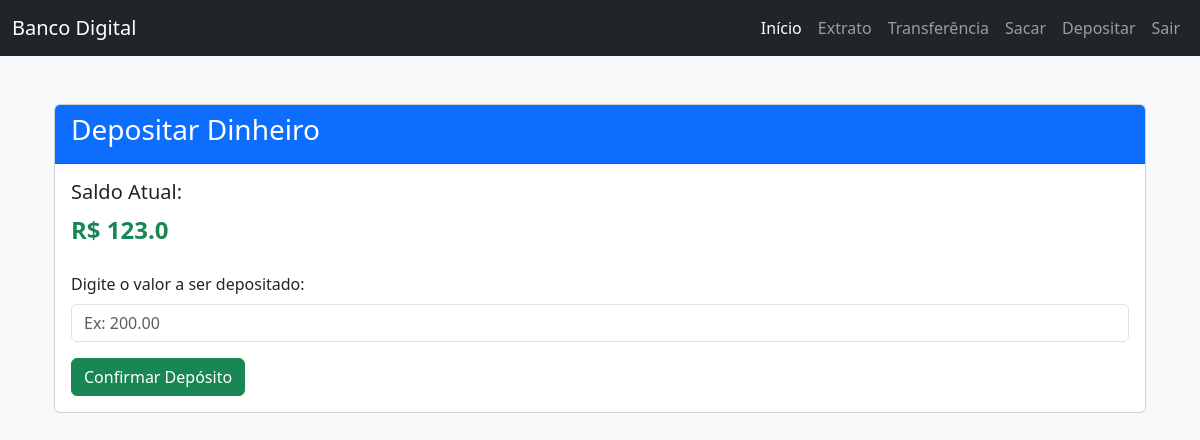
The app's page /depositar (signed in), older data.
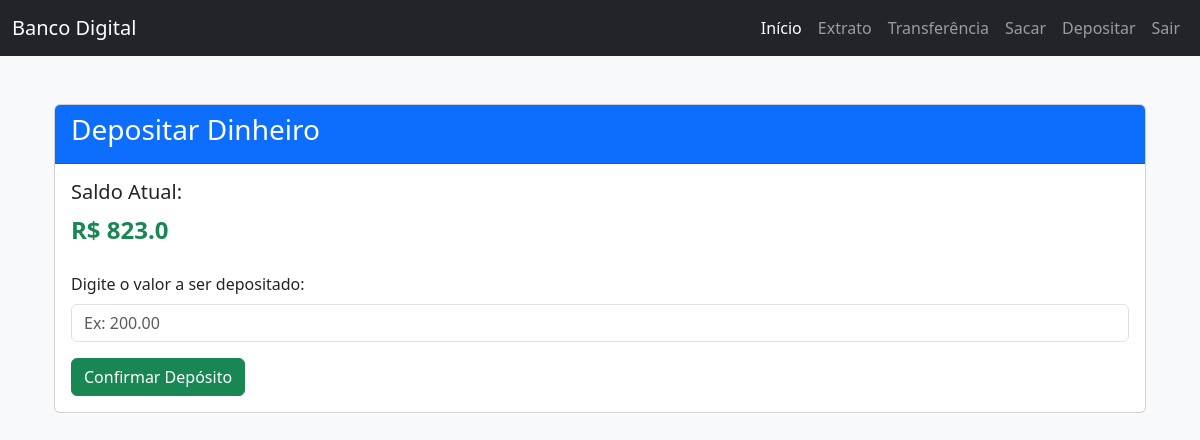
The same page, newer data.
### tables this page shows
CREATE TABLE contas (
    nome TEXT PRIMARY KEY,
    senha TEXT NOT NULL,
    erro_senha INTEGER DEFAULT 0,
    saldo REAL NOT NULL,
    saques_diarios REAL DEFAULT 0,
    cpf VARCHAR[14] NOT NULL
);

### app.py (the view, shortened to what this page needs)
@app.route("/depositar" , methods=["GET", "POST"])
@login_required
def depositar():
    conn = get_db_connection()
    cursor = conn.cursor()
    nome = session["nome"]
    cursor.execute("SELECT saldo FROM contas WHERE nome = ?", (nome,))
    saldo_atual = cursor.fetchone()[0]
    conn.close()
    return render_template("depositar.html", saldo=saldo_atual)

### app.py (called while the page is built)
def get_db_connection():
    conn = sqlite3.connect("banco_local.db")
    conn.row_factory = sqlite3.Row  # Permite acessar os resultados como dicionários
    return conn

def login_required(f):
    @wraps(f)
    def decorated_function(*args, **kwargs):
        if "nome" not in session:
            flash("Você precisa estar logado para acessar esta página.", "danger")
            return redirect(url_for("login"))
        return f(*args, **kwargs)
    return decorated_function

### templates/depositar.html (shortened to what this page needs)
{% extends "base.html" %}
{% block content %}
<!DOCTYPE html>
<html lang="en">
<head>
    <link href="https://cdn.jsdelivr.net/npm/bootstrap@5.3.0/dist/css/bootstrap.min.css" rel="stylesheet">
</head>
<body>
    <div class="container mt-5">
        <div class="card">
            <div class="card-header bg-primary text-white">
                <h3>Depositar Dinheiro</h3>
            </div>
            <div class="card-body">
                <div class="mb-4">
                    <h5>Saldo Atual:</h5>
                    <p class="fs-4 text-success"><strong>R$ {{ saldo }}</strong></p>
                </div>
                <form id="depositForm" method="POST">
                    <div class="mb-3">
                        <label for="valor" class="form-label">Digite o valor a ser depositado:</label>
                        <input type="number" step="0.01" class="form-control" id="valor" name="valor" placeholder="Ex: 200.00" required>
                    </div>
                    <button type="button" class="btn btn-success" data-bs-toggle="modal" data-bs-target="#confirmModal">Confirmar Depósito</button>
                </form>
            </div>
        </div>
    </div>
</body>
</html>
{% endblock %}

Row changes from the older to the newer data that the page shows:
changed contas: saldo "123.0" → "823.0"
